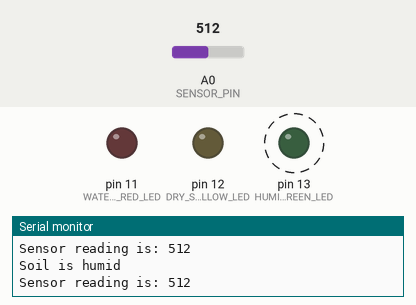
A sketch run on a simulated Arduino Uno, built with avr-gcc and run on an emulated ATmega328P. Shown: output pins drawn as LEDs (lit = HIGH), the last lines printed to the serial monitor. Dashed ring = blinking. The test bench sets the inputs (shaded band); at power-on: A0 (SENSOR_PIN) = 512.

Above: at 2.8 s.
2.9 s: A0 (SENSOR_PIN) set to 584
6.4 s: A0 (SENSOR_PIN) set to 615
At 9.4 s:
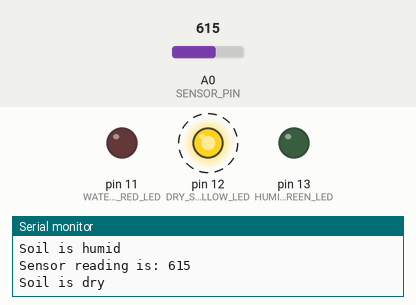
12.4 s: A0 (SENSOR_PIN) set to 360
At 15.8 s:
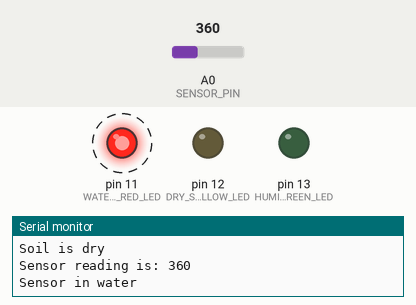
18.4 s: A0 (SENSOR_PIN) set to 388
At 19.6 s:
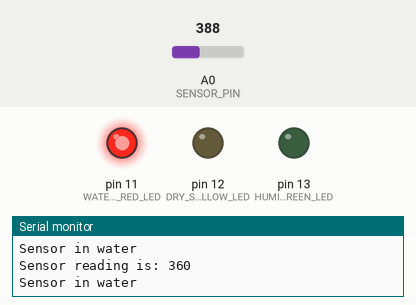
24.4 s: A0 (SENSOR_PIN) set to 306
At 25.4 s:
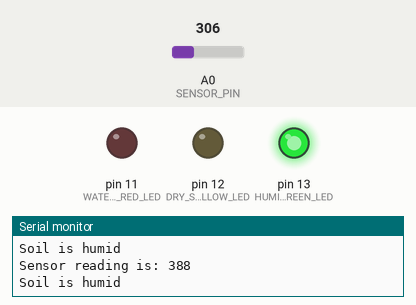
Timing chart, 0 to 31.4 s (numbered marks = the images above; inputs shaded):
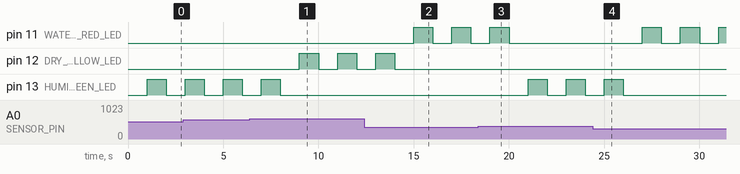

The sketch:

TimeToWaterYourPlant.ino
```cpp
const int WATER_ERROR_SOIL_RED_LED = 11;
const int DRY_SOIL_YELLOW_LED = 12;
const int HUMID_SOIL_GREEN_LED = 13;

const char SENSOR_PIN = A0; // A0 is analog

const int COMMON_DELAY_MILLIS = 1000;

void setup() {

  // Setup LEDs
  setupLEDs();

  // Reading input from A0.
  Serial.begin(9600);
  pinMode(SENSOR_PIN, INPUT);

}

void loop() {

  int sensorValue = analogRead(SENSOR_PIN);
  Serial.print("Sensor reading is: "); Serial.println(sensorValue);

  turnOffAllLEDs();
  delay(COMMON_DELAY_MILLIS);

  if (sensorValue >= 1000) {
    turnOnLED(WATER_ERROR_SOIL_RED_LED);
    Serial.println("Sensor is not in the Soil or DISCONNECTED");
  }

  if (sensorValue < 1000 && sensorValue >= 600) {
    turnOnLED(DRY_SOIL_YELLOW_LED);
    Serial.println("Soil is dry");
  }

  if (sensorValue < 600 && sensorValue >= 370) {
    turnOnLED(HUMID_SOIL_GREEN_LED);
    Serial.println("Soil is humid");
  }

  if (sensorValue < 370) {
    turnOnLED(WATER_ERROR_SOIL_RED_LED);
    Serial.println("Sensor in water");
  }

  delay(COMMON_DELAY_MILLIS);

}

void setupLEDs() {
  pinMode(HUMID_SOIL_GREEN_LED, OUTPUT);
  pinMode(DRY_SOIL_YELLOW_LED, OUTPUT);
  pinMode(WATER_ERROR_SOIL_RED_LED, OUTPUT);
}

void turnOnLED(int led) {
  digitalWrite(led, HIGH);
}

void turnOffAllLEDs() {
  digitalWrite(HUMID_SOIL_GREEN_LED, LOW);
  digitalWrite(DRY_SOIL_YELLOW_LED, LOW);
  digitalWrite(WATER_ERROR_SOIL_RED_LED, LOW);
}
```

Measured:
- the behaviour switches between 599 and 600 on A0 (SENSOR_PIN) (found by bisection; images 0 and 1)
- the behaviour switches between 369 and 370 on A0 (SENSOR_PIN) (found by bisection; images 2 and 3)
- after the input at 6.4 s, pin 12 (DRY_SOIL_YELLOW_LED): alternates HIGH for 1.0 s and LOW for 1.0 s, starting after 2.6 s; pin 13 (HUMID_SOIL_GREEN_LED): goes on until 8.0 s, then stays LOW
- after the input at 12.4 s, pin 11 (WATER_ERROR_SOIL_RED_LED): alternates HIGH for 1.0 s and LOW for 1.0 s, starting after 2.6 s; pin 12 (DRY_SOIL_YELLOW_LED): goes on until 14.0 s, then stays LOW
- after the input at 18.4 s, pin 11 (WATER_ERROR_SOIL_RED_LED): goes on until 20.0 s, then stays LOW; pin 13 (HUMID_SOIL_GREEN_LED): alternates HIGH for 1.0 s and LOW for 1.0 s, starting after 2.6 s
- after the input at 24.4 s, pin 11 (WATER_ERROR_SOIL_RED_LED): alternates HIGH for 1.0 s and LOW for 1.0 s, starting after 2.6 s; pin 13 (HUMID_SOIL_GREEN_LED): goes on until 26.0 s, then stays LOW
- by itself, pin 13 (HUMID_SOIL_GREEN_LED): alternates HIGH for 1.0 s and LOW for 1.0 s
